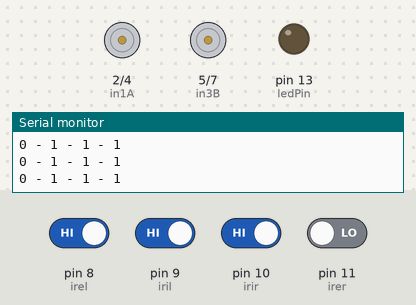
Simulated run of this program. Board: Arduino Uno, built with avr-gcc and run on an emulated ATmega328P. On the bench: motor-driver pin pairs drawn as motors (green arrow = first pin HIGH = forward, orange = second pin HIGH = backward, longer = more drive, scaled by the enable pin), output pins drawn as LEDs (lit = HIGH), the last lines printed to the serial monitor. The test bench sets the inputs (shaded band); at power-on: pin 8 (irel), pin 9 (iril), pin 10 (irir) HIGH, pin 11 (irer) LOW.

Above: at 9.2 s.
9.3 s: pin 8 (irel) driven LOW
At 9.8 s:
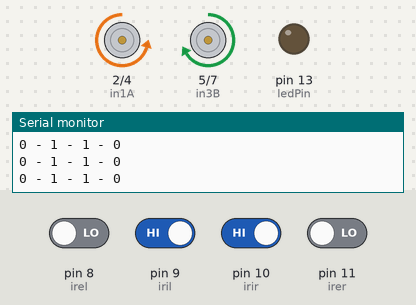
10.8 s: pin 8 (irel) driven HIGH and pin 10 (irir) driven LOW
At 11.4 s:
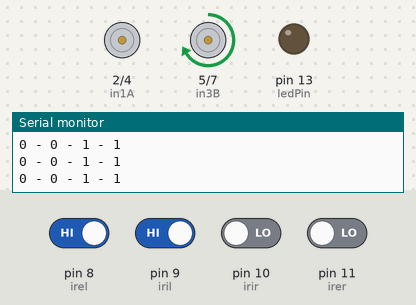
12.3 s: pin 8 (irel) driven LOW and pin 9 (iril) driven LOW and pin 10 (irir) driven HIGH and pin 11 (irer) driven HIGH
At 13.7 s:
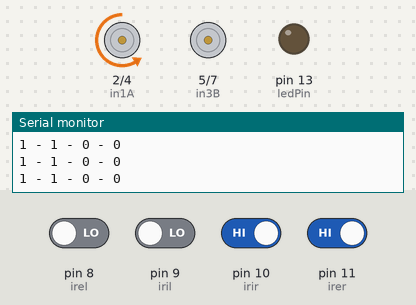
Timing chart, 0 to 15.3 s (numbered marks = the images above; inputs shaded):
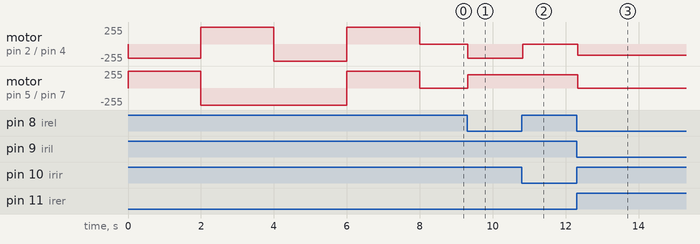

Measured:
- after the input at 9.3 s, motor on pin 2 (in1A) / pin 4 (in2A): stopped → backward 216/255 at once; motor on pin 5 (in3B) / pin 7 (in4B): stopped → forward 200/255 at once
- after the input at 10.8 s, motor on pin 2 (in1A) / pin 4 (in2A): backward 216/255 → stopped at once
- after the input at 12.3 s, motor on pin 2 (in1A) / pin 4 (in2A): stopped → backward 170/255 at once; motor on pin 5 (in3B) / pin 7 (in4B): forward 200/255 → stopped at once

The program:

main.cpp
```cpp
#include <Arduino.h>
#define ledPin 13
#define enA 3   // Left gear motor speed (pwm)
#define in1A 2  // Left gear motor
#define in2A 4  // Left gear motor
#define enB 6   // Right gear motor speed (pwm)
#define in3B 5  // Right gear motor
#define in4B 7  // Right gear motor
#define irel 8  // Infrared external left sensor
#define iril 9  // Infrared internal left sensor
#define irir 10 // Infrared internal right sensor
#define irer 11 // Infrared external right sensor

bool S1;
bool S2;
bool S3;
bool S4;
bool start = false;

int a = 0;

// motor control
void motor(char action, int Speed, float CorrectionLeft, float CorrectionRight)
{
  // Motor A - Izquierdo
  // Motor B - derecho
  if (action == 'F')
  { // Forward
    // Left motor
    analogWrite(enA, Speed * CorrectionLeft);
    digitalWrite(in1A, LOW);
    digitalWrite(in2A, HIGH); // Forward
    // Right motor
    analogWrite(enB, Speed * CorrectionRight);
    digitalWrite(in3B, HIGH); // Forward
    digitalWrite(in4B, LOW);
  }
  else if (action == 'B')
  { // Backward
    // Left motor
    analogWrite(enA, Speed * CorrectionLeft);
    digitalWrite(in1A, HIGH); // Backward
    digitalWrite(in2A, LOW);
    // Right motor
    analogWrite(enB, Speed * CorrectionRight);
    digitalWrite(in3B, LOW);
    digitalWrite(in4B, HIGH); // Backward
  }
  else if (action == 'L')
  { // Turn left
    // Left motor
    analogWrite(enA, Speed * CorrectionLeft);
    digitalWrite(in1A, HIGH); // Backward
    digitalWrite(in2A, LOW);
    // Right motor
    analogWrite(enB, Speed * CorrectionRight);
    digitalWrite(in3B, HIGH); // Forward
    digitalWrite(in4B, LOW);
  }
  else if (action == 'R')
  { // Turn right
    // Left motor
    analogWrite(enA, Speed * CorrectionLeft);
    digitalWrite(in1A, LOW);
    digitalWrite(in2A, HIGH); // Forward
    // Right motor
    analogWrite(enB, Speed * CorrectionRight);
    digitalWrite(in3B, LOW);
    digitalWrite(in4B, HIGH); // Backward
  }
  else if (action == 'S')
  { // stop
    analogWrite(enA, 0);
    digitalWrite(in1A, LOW);
    digitalWrite(in2A, LOW);

    analogWrite(enB, 0);
    digitalWrite(in3B, LOW);
    digitalWrite(in4B, LOW);
  }
}

void test()
{
  motor('F', 255, 0.85, 1);
  delay(2000);
  motor('B', 255, 1, 1);
  delay(2000);
  motor('R', 255, 1, 1);
  delay(2000);
  motor('L', 255, 1, 1);
  delay(2000);
  motor('S', 0, 0, 0);
}

void setup()
{
  // put your setup code here, to run once:
  Serial.begin(9600);
  pinMode(ledPin, OUTPUT);

  pinMode(enA, OUTPUT);
  pinMode(in1A, OUTPUT);
  pinMode(in2A, OUTPUT);
  pinMode(enB, OUTPUT);
  pinMode(in3B, OUTPUT);
  pinMode(in4B, OUTPUT);

  pinMode(irel, INPUT);
  pinMode(iril, INPUT);
  pinMode(irir, INPUT);
  pinMode(irer, INPUT);

  test();
  Serial.println("Setup OK");
}

void loop()
{
  // put your main code here, to run repeatedly:

  S1 = digitalRead(irer); // sensor one
  S2 = digitalRead(irir); // sensor one
  S3 = digitalRead(iril); // sensor one
  S4 = digitalRead(irel); // sensor one

  // delay(200);
  Serial.print(S1);
  Serial.print(" - ");
  Serial.print(S2);
  Serial.print(" - ");
  Serial.print(S3);
  Serial.print(" - ");
  Serial.println(S4);

  if (S1 && S2 && S3 && S4)
    motor('S', 0, 0, 0);
  if (!S1 && !S2 && !S3 && !S4)
    motor('S', 0, 0, 0);
  if (!S1 && S2 && S3 && !S4)
    motor('F', 200, 0.85, 1);
  if ((S1 && !S2 && !S3 && !S4) || (S1 && S2 && !S3 && !S4))
    motor('R', 200, 0.85, 0);
  if ((!S1 && !S2 && !S3 && S4) || (!S1 && !S2 && S3 && S4))
    motor('L', 200, 0, 1);
}
```
